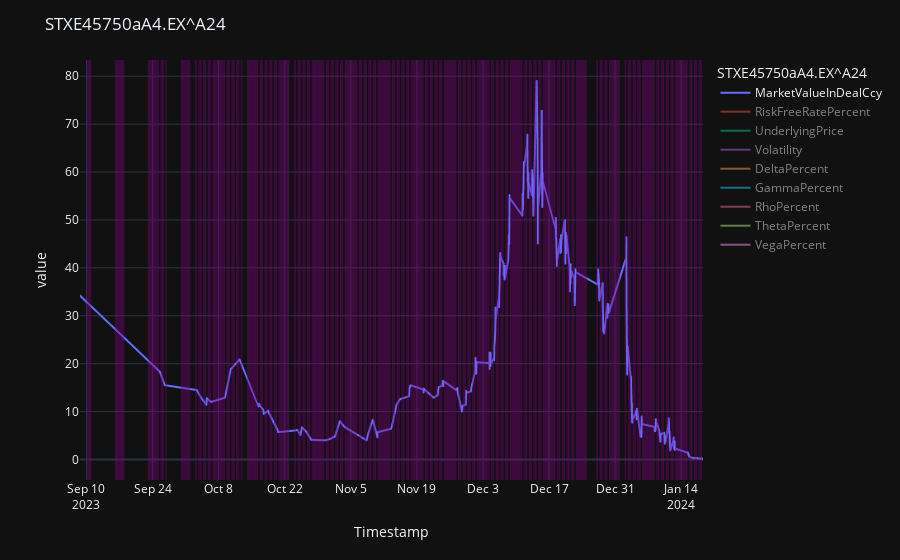

Write notebook code for a chart like this one.
### Code cell
IIVNGIPAC_exp_optn_test3.graph(mrkt_exhng_open_time='9:00', mrkt_exhng_close_time='17:00').overlay().fig
